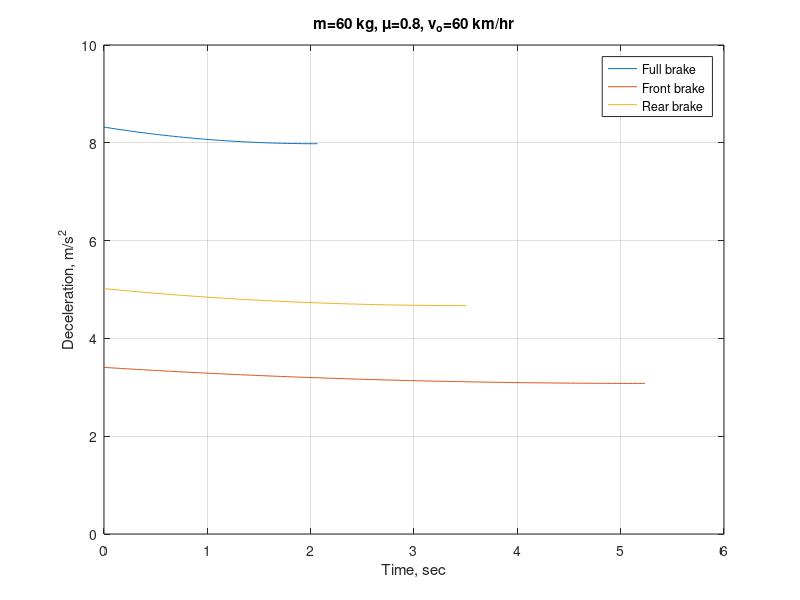

Write MATLAB code to recreate this figure.
%% closed_form_brake_bike_sample_deceleration.m
% Prof. Junghsen Lieh, Wright State University, Ohio - USA
% junghsen.lieh@wright.edu, December 21, 2012

clf, clear all;
m = 60;
den = 1.218;
Cd = 0.30;
Af = 0.40;
g = 9.81;
fo = 0.0136;
f1 = 0.0000005184;
mu = 0.8;
h = 0.4;
ha = 0.45;
W = m*g;
La = 1.0;
Lb = 0.40;
L = La + Lb;
grade = 0;
theta = atan(grade/100);
fo = fo*cos(theta);
f1 = f1*cos(theta); % correction for grade

% Full Brakes
s2b1 = m; s1(1) = s2b1;
s2b2 = W*(mu*cos(theta) + fo + sin(theta)); s2(1) = s2b2;
s2b3 = (den/2)*Cd*Af + f1*W; s3(1) = s2b3;

% Front Brake Only
sfb1 = m*(1 - mu*h/L); s1(2) = sfb1;
sfb2 = W*(mu*(Lb/L*cos(theta)-h/L*sin(theta))+fo+sin(theta)); s2(2) = sfb2;
sfb3 = (den/2)*(1 - mu*ha/L)*Cd*Af + f1*W; s3(2) = sfb3;

% Rear Brake Only
srb1 = m*(1 + mu*h/L); s1(3) = srb1;
srb2 = W*(mu*(La/L*cos(theta)+h/L*sin(theta))+fo+sin(theta)); s2(3) = srb2;
srb3 = (den/2)*(1 + mu*ha/L)*Cd*Af + f1*W; s3(3) = srb3;

% Closed-form Solution
kmhr = 60; % Initial speed, km/hr
vo = kmhr*1000/3600; % Initial speed, m/s
dv = -0.02; npt = floor(abs((vo-0)/dv));
to = 0; tf = 20; dt = tf/npt;
for jj = 1:3
c1 = atan(sqrt(s3(jj)/s2(jj))*vo);
c2 = sqrt(s2(jj)*s3(jj))/s1(jj);
ts2bT = s1(jj)/sqrt(s2(jj)*s3(jj))*atan(sqrt(s3(jj)/s2(jj))*vo);
ts(jj) = ts2bT; % Stop time, sec

% Velocity v(t), m/s
v = vo;
ii = 0; t = 0;
while t < ts(jj)
ii = ii + 1;
t = to + (ii-1)*dt;
v = sqrt(s2(jj)/s3(jj))*tan(c1-c2*t); % Velocity at time t, sec
dis = s1(jj)/s3(jj)*(log(cos(c1-c2*t)/cos(c1))); % Braking distance, m
a = -(s2(jj) + s3(jj)*v^2)/s1(jj); % Deceleration, m/s^2
if jj==1, t2b(ii)=t; dis2b(ii)=dis; a2b(ii)=a; v2b(ii)=v; end
if jj==2, tfb(ii)=t; disfb(ii)=dis; afb(ii)=a; vfb(ii)=v; end
if jj==3, trb(ii)=t; disrb(ii)=dis; arb(ii)=a; vrb(ii)=v; end
end
end
rt = 3600/1000; % Convert v from m/s to km/hr

% Plotting deceleration vs. time
plot(t2b,-a2b, tfb,-afb, trb,-arb), grid
xlabel('Time, sec'), ylabel('Deceleration, m/s^2')
title(['m=',num2str(m), ' kg, \mu=', num2str(mu),...
', v_o=',num2str(kmhr),' km/hr'])
ylim([0 10]), legend('Full brake', 'Front brake', 'Rear brake')
